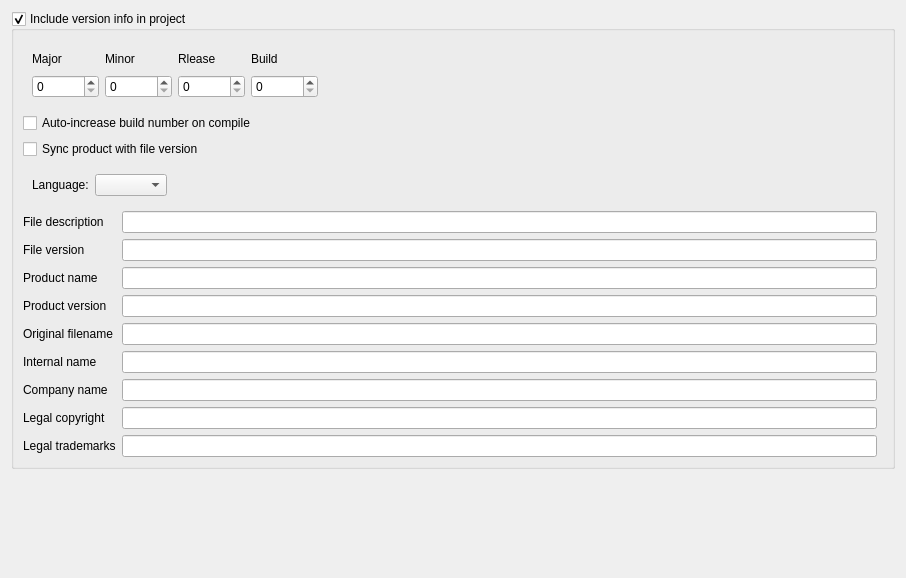
<?xml version="1.0" encoding="UTF-8"?>
<ui version="4.0">
 <class>ProjectVersionInfoWidget</class>
 <widget class="QWidget" name="ProjectVersionInfoWidget">
  <property name="geometry">
   <rect>
    <x>0</x>
    <y>0</y>
    <width>906</width>
    <height>578</height>
   </rect>
  </property>
  <property name="windowTitle">
   <string>Form</string>
  </property>
  <layout class="QVBoxLayout" name="verticalLayout">
   <item>
    <widget class="QGroupBox" name="grpVersionInfo">
     <property name="title">
      <string>Include version info in project</string>
     </property>
     <property name="checkable">
      <bool>true</bool>
     </property>
     <layout class="QGridLayout" name="gridLayout">
      <item row="0" column="0" colspan="3">
       <widget class="QWidget" name="widget" native="true">
        <layout class="QGridLayout" name="gridLayout_2">
         <item row="2" column="1">
          <widget class="QSpinBox" name="spinMinor">
           <property name="maximum">
            <number>999999999</number>
           </property>
          </widget>
         </item>
         <item row="2" column="3">
          <widget class="QSpinBox" name="spinBuild">
           <property name="maximum">
            <number>999999999</number>
           </property>
          </widget>
         </item>
         <item row="1" column="0">
          <widget class="QLabel" name="label">
           <property name="text">
            <string>Major</string>
           </property>
          </widget>
         </item>
         <item row="1" column="1">
          <widget class="QLabel" name="label_2">
           <property name="text">
            <string>Minor</string>
           </property>
          </widget>
         </item>
         <item row="1" column="2">
          <widget class="QLabel" name="label_3">
           <property name="text">
            <string>Rlease</string>
           </property>
          </widget>
         </item>
         <item row="2" column="2">
          <widget class="QSpinBox" name="spinRelease">
           <property name="maximum">
            <number>999999999</number>
           </property>
          </widget>
         </item>
         <item row="2" column="0">
          <widget class="QSpinBox" name="spinMajor">
           <property name="maximum">
            <number>999999999</number>
           </property>
          </widget>
         </item>
         <item row="1" column="3">
          <widget class="QLabel" name="label_4">
           <property name="text">
            <string>Build</string>
           </property>
          </widget>
         </item>
         <item row="1" column="4">
          <spacer name="horizontalSpacer">
           <property name="orientation">
            <enum>Qt::Horizontal</enum>
           </property>
           <property name="sizeHint" stdset="0">
            <size>
             <width>40</width>
             <height>20</height>
            </size>
           </property>
          </spacer>
         </item>
        </layout>
       </widget>
      </item>
      <item row="3" column="0" colspan="3">
       <widget class="QWidget" name="widget_2" native="true">
        <layout class="QHBoxLayout" name="horizontalLayout_2">
         <item>
          <widget class="QLabel" name="label_5">
           <property name="text">
            <string>Language:</string>
           </property>
          </widget>
         </item>
         <item>
          <widget class="QComboBox" name="cbLanguage"/>
         </item>
         <item>
          <spacer name="horizontalSpacer_2">
           <property name="orientation">
            <enum>Qt::Horizontal</enum>
           </property>
           <property name="sizeHint" stdset="0">
            <size>
             <width>40</width>
             <height>20</height>
            </size>
           </property>
          </spacer>
         </item>
        </layout>
       </widget>
      </item>
      <item row="8" column="0">
       <widget class="QLabel" name="label_10">
        <property name="text">
         <string>Original filename</string>
        </property>
       </widget>
      </item>
      <item row="10" column="1">
       <widget class="QLineEdit" name="txtCompanyName"/>
      </item>
      <item row="2" column="0" colspan="3">
       <widget class="QCheckBox" name="chkSyncProductWithFile">
        <property name="text">
         <string>Sync product with file version</string>
        </property>
       </widget>
      </item>
      <item row="9" column="0">
       <widget class="QLabel" name="label_11">
        <property name="text">
         <string>Internal name</string>
        </property>
       </widget>
      </item>
      <item row="6" column="1">
       <widget class="QLineEdit" name="txtProductName"/>
      </item>
      <item row="4" column="1">
       <widget class="QLineEdit" name="txtFileDescription"/>
      </item>
      <item row="5" column="0">
       <widget class="QLabel" name="label_7">
        <property name="text">
         <string>File version</string>
        </property>
       </widget>
      </item>
      <item row="12" column="0">
       <widget class="QLabel" name="label_14">
        <property name="text">
         <string>Legal trademarks</string>
        </property>
       </widget>
      </item>
      <item row="6" column="0">
       <widget class="QLabel" name="label_8">
        <property name="text">
         <string>Product name</string>
        </property>
       </widget>
      </item>
      <item row="11" column="1">
       <widget class="QLineEdit" name="txtLegalCopyright"/>
      </item>
      <item row="10" column="0">
       <widget class="QLabel" name="label_12">
        <property name="text">
         <string>Company name</string>
        </property>
       </widget>
      </item>
      <item row="9" column="1">
       <widget class="QLineEdit" name="txtInternalFilename"/>
      </item>
      <item row="1" column="0" colspan="3">
       <widget class="QCheckBox" name="chkAutoIncreaseBuildNumber">
        <property name="text">
         <string>Auto-increase build number on compile</string>
        </property>
       </widget>
      </item>
      <item row="8" column="1">
       <widget class="QLineEdit" name="txtOriginalFilename"/>
      </item>
      <item row="4" column="0">
       <widget class="QLabel" name="label_6">
        <property name="text">
         <string>File description</string>
        </property>
       </widget>
      </item>
      <item row="7" column="0">
       <widget class="QLabel" name="label_9">
        <property name="text">
         <string>Product version</string>
        </property>
       </widget>
      </item>
      <item row="7" column="1">
       <widget class="QLineEdit" name="txtProductVersion"/>
      </item>
      <item row="11" column="0">
       <widget class="QLabel" name="label_13">
        <property name="text">
         <string>Legal copyright</string>
        </property>
       </widget>
      </item>
      <item row="5" column="1">
       <widget class="QLineEdit" name="txtFileVersion"/>
      </item>
      <item row="12" column="1">
       <widget class="QLineEdit" name="txtLegalTrademarks"/>
      </item>
     </layout>
    </widget>
   </item>
   <item>
    <spacer name="verticalSpacer">
     <property name="orientation">
      <enum>Qt::Vertical</enum>
     </property>
     <property name="sizeHint" stdset="0">
      <size>
       <width>20</width>
       <height>40</height>
      </size>
     </property>
    </spacer>
   </item>
  </layout>
 </widget>
 <resources/>
 <connections/>
</ui>
